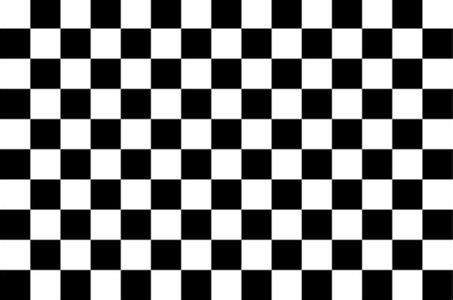
#> input picture 数字图像处理问题11-20/white and black.png, 453 x 300 px
$ python '14、Differential filter.py'   (older library calls are emulated)
#> lines starting #> are read from the running program, lines starting #| are printed output that depends on the picture; after the words box and inside, x2 and y2 are one past the last pixel; in counts of white or black regions, pixels touching at a corner belong together
import cv2
import numpy as np

# Gray scale
def BGR2GRAY(img):
	b = img[:, :, 0].copy()
	g = img[:, :, 1].copy()
	r = img[:, :, 2].copy()

	# Gray scale
	out = 0.2126 * r + 0.7152 * g + 0.0722 * b
	out = out.astype(np.uint8)

	return out

# different filter
def different_filter(img, K_size=3):
	H, W, C= img.shape

	# Zero padding
	pad = K_size // 2
	out = np.zeros((H + pad * 2, W + pad * 2,C), dtype=np.float)
	out[pad: pad + H, pad: pad + W] = img.copy().astype(np.float)
	tmp = out.copy()

	out_v = out.copy()
	out_h = out.copy()

	# vertical kernel
	Kv = [[0., 1., 0.],[0., -1., 0.],[0., 0., 0.]]
	# horizontal kernel
	Kh = [[0., 0., 0.],[-1., 1., 0.], [0., 0., 0.]]

	# filtering
	for y in range(H):
		for x in range(W):
			for c in range (C):
				out_v[pad + y, pad + x,c] = np.sum(Kv * (tmp[y: y + K_size, x: x + K_size,c]))
				out_h[pad + y, pad + x,c] = np.sum(Kh * (tmp[y: y + K_size, x: x + K_size,c]))

	out_v = np.clip(out_v, 0, 255)
	out_h = np.clip(out_h, 0, 255)

	out_v = out_v[pad: pad + H, pad: pad + W].astype(np.uint8)
	out_h = out_h[pad: pad + H, pad: pad + W].astype(np.uint8)

	return out_v, out_h

# Read image
img = cv2.imread("white and black.png").astype(np.float)
#> img: shape (300, 453, 3) float64; min 0, max 255, mean 127.5
cv2.namedWindow('oringinl_res',0)
cv2.resizeWindow('oringinl_res',900,900)
cv2.imshow('oringinl_res',img)
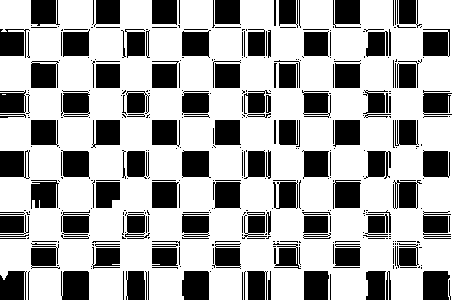
#> window 'oringinl_res': shape (300, 453, 3); 66% white; 374 black regions (198 under 20 px), largest, box (x1, y1, x2, y2) and area: (61, 271, 89, 300) 781, (182, 271, 209, 300) 756, (423, 271, 450, 300) 734
cv2.waitKey(0)


# grayscale
# gray = BGR2GRAY(img)

# different filtering
out_v, out_h = different_filter(img, K_size=3)
#> in different_filter, `out[pad: pad + H, pad: pad + W] = img.copy().astype(np.float)`:
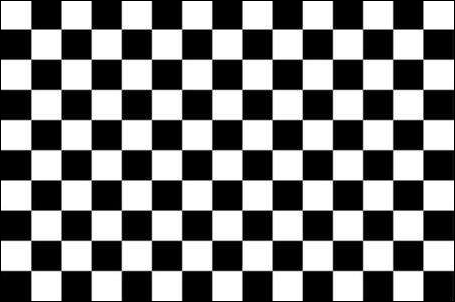
#> out: shape (302, 455, 3) float64; min 0, max 255, mean 126.1
#> after the loop in different_filter, `for y in range(H):`:
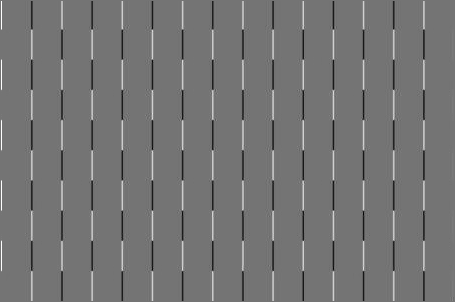
#> out_h: shape (302, 455, 3) float64; min -214, max 255, mean 0.3; drawn with min black and max white
#> after the loop in different_filter, `for y in range(H):`:
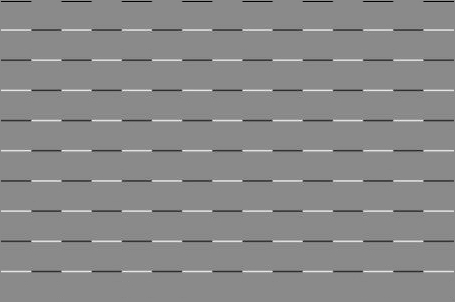
#> out_v: shape (302, 455, 3) float64; min -255, max 216, mean -0.4; drawn with min black and max white
#> in different_filter, `out_v = np.clip(out_v, 0, 255)`:
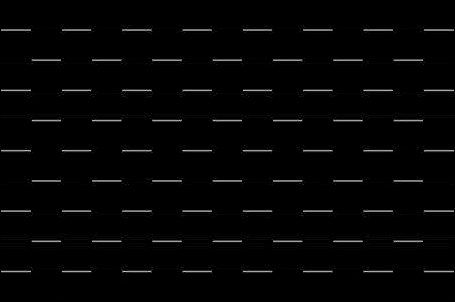
#> out_v: shape (302, 455, 3) float64; min 0, max 216, mean 4.1
#> in different_filter, `out_v = out_v[pad: pad + H, pad: pad + W].astype(np.uint8)`:
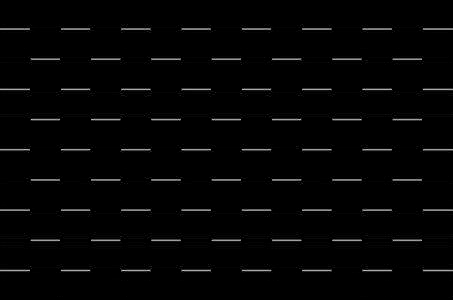
#> out_v: shape (300, 453, 3); min 0, max 216, mean 4.2
#> in different_filter, `out_h = out_h[pad: pad + H, pad: pad + W].astype(np.uint8)`:
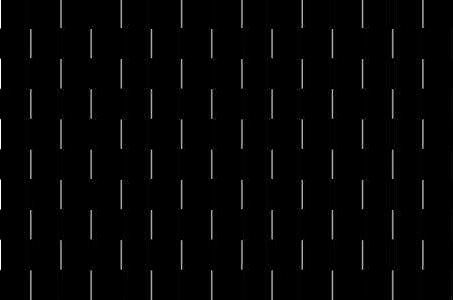
#> out_h: shape (300, 453, 3); min 0, max 255, mean 4.5


# Save result
cv2.namedWindow('result_v',0)
cv2.resizeWindow('result_v',900,900)
cv2.imshow("result_v", out_v)
cv2.waitKey(0)
# while cv2.waitKey(100) != 27:# loop if not get ESC
#     if cv2.getWindowProperty('result_v',cv2.WND_PROP_VISIBLE) <= 0:
#         break
# cv2.destroyWindow('result_v')

cv2.namedWindow('result_h',0)
cv2.resizeWindow('result_h',900,900)
cv2.imshow("result_h", out_h)
cv2.waitKey(0)
# [6 lines of commented-out code are left out]
